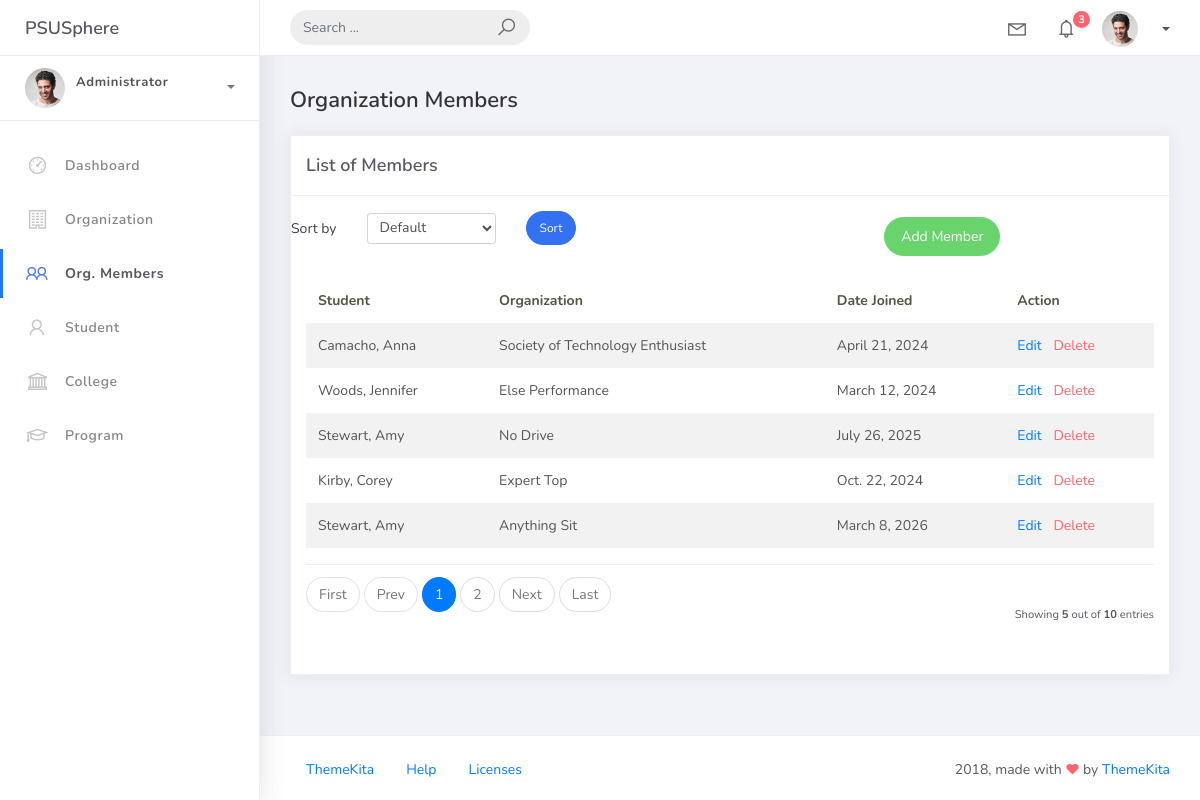
The page /orgmember_list on the database its author committed.
### studentorg/models.py (models this page shows, shortened)
class BaseModel(models.Model):
    created_at = models.DateTimeField(auto_now_add=True, db_index=True)
    updated_at = models.DateTimeField(auto_now=True)
    class Meta:
        abstract = True

class OrgMember(BaseModel):
    student = models.ForeignKey(Student, on_delete=models.CASCADE)
    organization = models.ForeignKey(Organization, on_delete=models.CASCADE)
    date_joined = models.DateField()

class Student(BaseModel):
    student_id = models.CharField(max_length=15)
    lastname = models.CharField(max_length=25)
    firstname = models.CharField(max_length=25)
    middlename = models.CharField(max_length=25, blank=True, null=True)
    program = models.ForeignKey(Program, on_delete=models.CASCADE)
    def __str__(self):
        return f"{self.lastname}, {self.firstname}"

class Organization(BaseModel):
    name = models.CharField(max_length=250)
    college = models.ForeignKey(College, null=True, blank=True, on_delete=models.CASCADE)
    description = models.CharField(max_length=500)
    def __str__(self):
        return self.name

### studentorg/views.py (the view)
# urls.py: path('orgmember_list', OrgMemberList.as_view(), name='orgmember-list'),
class OrgMemberList(ListView):
    model = OrgMember
    context_object_name = 'orgmember'
    template_name = 'orgmember_list.html'
    paginate_by = 5
    def get_queryset(self):
        queryset = OrgMember.objects.all()
        query = self.request.GET.get('q')
        if query:
            queryset = queryset.filter(
                Q(student__firstname__icontains=query) |
                Q(student__lastname__icontains=query) |
                Q(organization__name__icontains=query)
            )
        sort_by = self.request.GET.get('sort_by')
        if sort_by == 'student':
            queryset = queryset.order_by('student__lastname', 'student__firstname')
        elif sort_by == 'date_joined':
            queryset = queryset.order_by('date_joined')
        return queryset

### templates/orgmember_list.html (shortened to what this page needs)
{% extends 'base.html' %}
{% load static %}
{% block content %}
<div class="content">
    <div class="container-fluid">
        <h4 class="page-title">Organization Members</h4>
        <div class="row">
            <div class="col-md-12">
                <div class="card">
                    <div class="card-header">
                        <div class="card-title">List of Members</div>
                    </div>
                    <div class="card-body">
                        <div class="row align-items-center mb-3">
                            <div class="row mb-3">
                                <div class="col-md-12">
                                    <form method="get" class="row g-2 align-items-center">
                                        <div class="col-auto">
                                            <label for="smallSelect" class="col-form-label">Sort by</label>
                                        </div>
                                        <div class="col-auto">
                                            <select class="form-control form-control-sm" id="smallSelect" name="sort_by">
                                                <option value="" {% if not request.GET.sort_by %}selected{% endif %}>Default</option>
                                            </select>
                                        </div>
                                        <div class="col-auto">
                                            <button type="submit" class="btn btn-primary btn-sm btn-rounded">Sort</button>
                                        </div>
                                    </form>
                                </div>
                            </div>
                            <div class="col-md-6">
                                <div class="pull-right">
                                    <a href="{% url 'orgmember-add' %}" class="btn btn-success btn-rounded">Add Member</a>
                                </div>
                            </div>
                        </div>
                        <table class="table table-striped mt-3">
                            <thead>
                                <tr>
                                    <th scope="col">Student</th>
                                    <th scope="col">Organization</th>
                                    <th scope="col">Date Joined</th>
                                    <th scope="col">Action</th>
                                </tr>
                            </thead>
                            <tbody>
                                {% for object in object_list %}
                                <tr>
                                    <td>{{ object.student }}</td>
                                    <td>{{ object.organization }}</td>
                                    <td>{{ object.date_joined }}</td>
                                    <td>
                                        <a href="{% url 'orgmember-update' object.id %}">Edit</a>
                                        <a href="{% url 'orgmember-delete' object.id %}" class="text-danger ml-2">Delete</a>
                                    </td>
                                </tr>
                                {% empty %}
                                <tr>
                                    <td colspan="4" style="text-align: center">
                                        <p class="text-sm font-weight-bold mb-0">No Records Found</p>
                                    </td>
                                </tr>
                                {% endfor %}
                            </tbody>
                        </table>
                        {% include 'includes/pagination.html' %}
                    </div>
                </div>
            </div>
        </div>
    </div>
</div>
{% endblock %}

### rows shown on the page
OrgMember: student "Camacho, Anna", organization "Society of Technology Enthusiast", date_joined "April 21, 2024"
OrgMember: student "Woods, Jennifer", organization "Else Performance", date_joined "March 12, 2024"
OrgMember: student "Stewart, Amy", organization "No Drive", date_joined "July 26, 2025"
OrgMember: student "Kirby, Corey", organization "Expert Top", date_joined "Oct. 22, 2024"
OrgMember: student "Stewart, Amy", organization "Anything Sit", date_joined "March 8, 2026"

### other values the page prints
{{ page_num }} "1"
{{ page_num }} "2"
{{ object_list.count }} "5"
{{ paginator.count }} "10"
